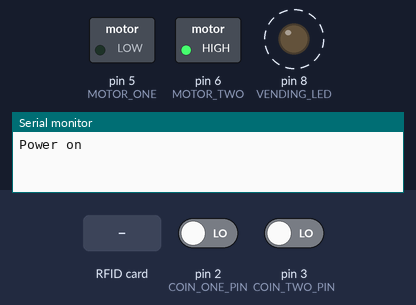
A sketch run on a simulated Arduino Uno, built with avr-gcc and run on an emulated ATmega328P. On the bench: switched loads named in the sketch (green lamp = pin HIGH), output pins drawn as LEDs (lit = HIGH), the last lines printed to the serial monitor. Dashed ring = blinking. The test bench sets the inputs (shaded band); at power-on: pin 2 (COIN_ONE_PIN) LOW, pin 3 (COIN_TWO_PIN) LOW. Pins used as bus, display or sensor lines are not drawn.

Above: at 0.87 s.
1.3 s: pin 2 (COIN_ONE_PIN) driven HIGH and pin 3 (COIN_TWO_PIN) driven HIGH
4.3 s: RFID card 5E 7A 19 C4 held to the reader
At 5.62 s:
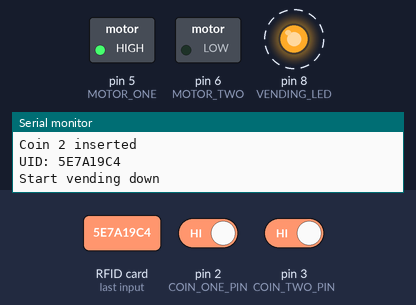
Timing chart, 0 to 13.3 s (numbered marks = the images above; inputs shaded):
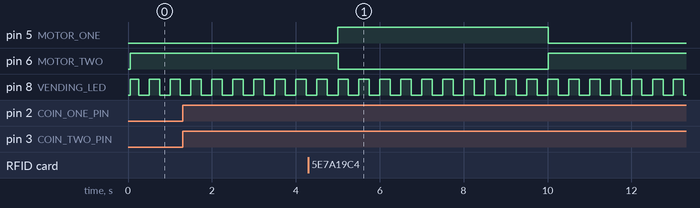

The sketch:

golf-ball-vending-machine.ino
```cpp
#include <SPI.h>
#include <MFRC522.h>

#define SS_PIN 10
#define RST_PIN 9
MFRC522 mfrc522(SS_PIN, RST_PIN);

#define COIN_ONE_PIN 2
#define COIN_TWO_PIN 3
#define COIN_THREE_PIN 4

#define MOTOR_ONE 5
#define MOTOR_TWO 6

#define VENDING_LED 8

const int vendingDurationUp = 5000;
const int vendingDurationDown = 5000;

enum statesVending
{
  NOT_RUNNING = 0,
  DOWN,
  UP
};

bool ledState;
int vendingState;
int vendingCount = 0 ;

unsigned long timeNow;
unsigned long timeVendingStart;


typedef struct {
  byte uid[4];
  byte credits;
} creditTag;

struct uid {
  byte uidByte[4];
};

creditTag tags[2];

void setup() {

  tags[0].uid[0] = 228; // E4
  tags[0].uid[1] = 47;  // 2F
  tags[0].uid[2] = 51;  // 33
  tags[0].uid[3] = 42;  // 2A
  tags[0].credits = 2;

  Serial.begin(9600);
  Serial.print("Power on\n");

  SPI.begin();
  mfrc522.PCD_Init();

  pinMode(COIN_ONE_PIN, INPUT);
  pinMode(COIN_TWO_PIN, INPUT);
  pinMode(COIN_THREE_PIN, INPUT);

  pinMode(MOTOR_ONE, OUTPUT);
  pinMode(MOTOR_TWO, OUTPUT);

  pinMode(8, OUTPUT);

  vendingState = statesVending::UP;
}

void loop() {
  timeNow = millis();
  updateStatusLED();

  switch ( vendingState )
  {
    case statesVending::NOT_RUNNING:

      // Turn off motor
      actuatorStop();
      digitalWrite(VENDING_LED, LOW);

      readInputs();

      if (vendingCount > 0)
      {
        Serial.print("Start vending down\n");
        vendingCount = vendingCount - 1;

        vendingState = statesVending::DOWN;
        timeVendingStart = millis();

      }
      break;

    case statesVending::DOWN:
      flashStatusLED();
      actuatorExtend();

      if (timeNow - timeVendingStart >= vendingDurationDown)
      {
        Serial.print("Start vending up\n");
        vendingState = statesVending::UP;
        timeVendingStart = millis();
      }

      break;

    case statesVending::UP:
      flashStatusLED();
      actuatorRetract();

      if (timeNow - timeVendingStart >= vendingDurationUp)
      {
        Serial.print("Stop vending\n");
        vendingState = statesVending::NOT_RUNNING;
      }

      break;
  }

}

void readInputs(void)
{

  if (digitalRead(COIN_ONE_PIN) == HIGH)
  {
    Serial.print("Coin 1 inserted\n");
    vendingCount = 1;
  }
  if (digitalRead(COIN_TWO_PIN) == HIGH)
  {
    Serial.print("Coin 2 inserted\n");
    vendingCount = 2;
  }

  checkNFC();

}

void actuatorExtend(void) {
  digitalWrite(MOTOR_ONE, HIGH);
  digitalWrite(MOTOR_TWO, LOW);
}

void actuatorRetract(void) {
  digitalWrite(MOTOR_ONE, LOW);
  digitalWrite(MOTOR_TWO, HIGH);
}

void actuatorStop(void) {
  digitalWrite(MOTOR_ONE, HIGH);
  digitalWrite(MOTOR_TWO, HIGH);
}

void updateStatusLED(void)
{
  static unsigned long timeBlink;

  if ((timeNow - timeBlink) >= 250ul)
  {
    timeBlink = timeNow;
    ledState ^= true;
  }
}

void flashStatusLED(void)
{
  if (ledState == false)
  {
    digitalWrite(VENDING_LED, HIGH);
  }
  else
  {
    digitalWrite(VENDING_LED, LOW);
  }
}
```

nfc_reader.ino
```cpp
bool adminMode = false;
unsigned long timeAdminMode;


uid checkIfCardPresent(void)
{
  uid Uid;

  Uid.uidByte[0] = 0;
  Uid.uidByte[1] = 0;
  Uid.uidByte[2] = 0;
  Uid.uidByte[3] = 0;

  // Look for new cards
  if ( ! mfrc522.PICC_IsNewCardPresent())
  {
    return Uid;
  }
  // Select one of the cards
  if ( ! mfrc522.PICC_ReadCardSerial())
  {
    return Uid;
  }

  String uid = "";
  for (byte i = 0; i < mfrc522.uid.size; i++)
  {
    uid.concat(String(mfrc522.uid.uidByte[i] < 0x10 ? "0" : ""));
    uid.concat(String(mfrc522.uid.uidByte[i], HEX));
  }
  uid.toUpperCase();

  Serial.print("UID: ");
  Serial.println(uid);

  Uid.uidByte[0] = mfrc522.uid.uidByte[0];
  Uid.uidByte[1] = mfrc522.uid.uidByte[1];
  Uid.uidByte[2] = mfrc522.uid.uidByte[2];
  Uid.uidByte[3] = mfrc522.uid.uidByte[3];

  return Uid;
}

void checkNFC(void)
{
  uid Uid;

  Uid = checkIfCardPresent();


  if (adminMode) {

    // Figure out how to handle when tag id is 0000
    for (int tag = 0; tag < 1; ++tag)
    {

      if (
        Uid.uidByte[0] == tags[tag].uid[0] ||
        Uid.uidByte[1] == tags[tag].uid[1] ||
        Uid.uidByte[2] == tags[tag].uid[2] ||
        Uid.uidByte[3] == tags[tag].uid[3])
      {
        tags[tag].credits = 2;
        Serial.println("Tag credits updated");
        delay(1000);
      }

    }
    // TODO add tag not in memory
    // TODO not add admin card

    if (timeNow - timeAdminMode >= 3000)
    {
      adminMode = false;
      Serial.println("End of Admin Mode");
    }

    return;
  }


  if (
    Uid.uidByte[0] == 57 ||
    Uid.uidByte[1] == 111 ||
    Uid.uidByte[2] == 21 ||
    Uid.uidByte[3] == 163
  )
  {
    Serial.println("Admin card");
    Serial.println("Admin Mode");
    adminMode = true;
    timeAdminMode = millis();

    return;
  }


  // Figure out how to handle when tag id is 0000
  for (int tag = 0; tag < 1; ++tag)
  {

    if (
      Uid.uidByte[0] == tags[tag].uid[0] ||
      Uid.uidByte[1] == tags[tag].uid[1] ||
      Uid.uidByte[2] == tags[tag].uid[2] ||
      Uid.uidByte[3] == tags[tag].uid[3])
    {
      Serial.println("Valid card");

      if ( tags[tag].credits > 0 )
      {
        tags[tag].credits--;
        Serial.print("Credits left: ");
        Serial.println(tags[tag].credits);
        vendingCount = 1;
      }
      else
      {
        Serial.println("No credits on card");
        delay(2500);
      }

      // Stop on first found tag
      break;
    }

  }

}
```

Measured:
- by itself, pin 8 (VENDING_LED): alternates HIGH for 0.25 s and LOW for 0.25 s
